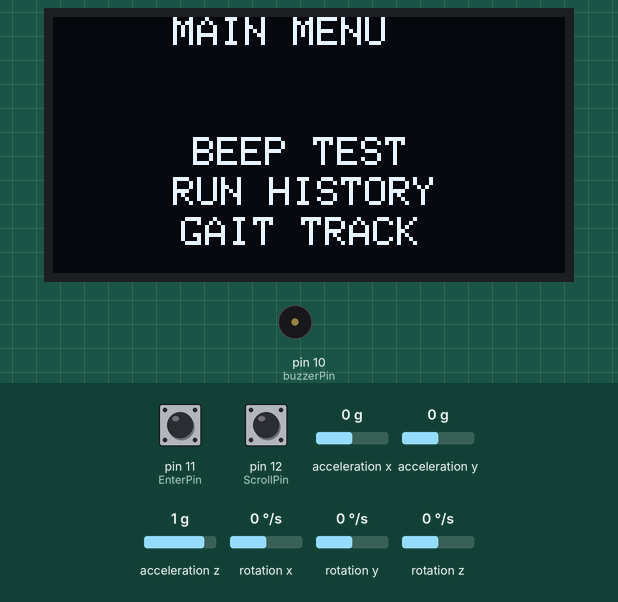
This sketch was run on a simulated Arduino Uno, built with avr-gcc and run on an emulated ATmega328P. On the bench: 128×64 one-colour display, buzzer (waves = sounding, pin HIGH). The test bench sets the inputs (shaded band); at power-on: pin 12 (ScrollPin) HIGH, pin 11 (EnterPin) HIGH, acceleration x 0 g, acceleration y 0 g, acceleration z 1 g, rotation x 0 °/s, rotation y 0 °/s, rotation z 0 °/s.

Above: at 1.2 s.
1.3 s: pin 12 (ScrollPin) pulled LOW for 0.15 s
At 2.4 s:
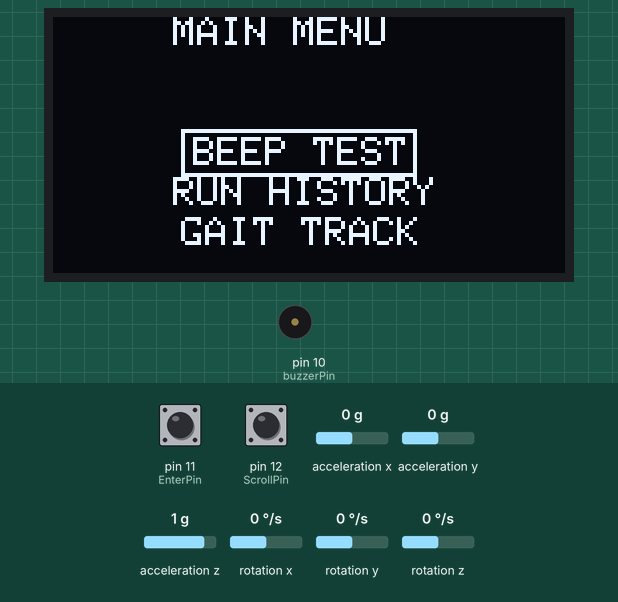
3.0 s: pin 11 (EnterPin) pulled LOW for 0.15 s
At 3.7 s:
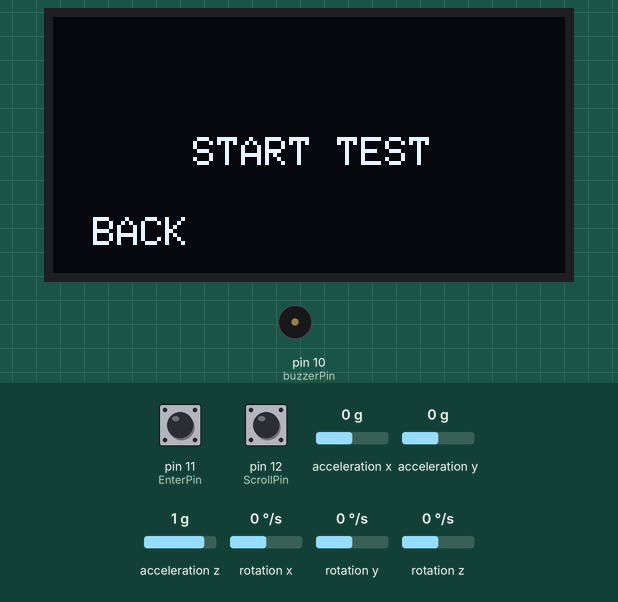
4.7 s: pin 12 (ScrollPin) pulled LOW for 1 s
At 6.4 s:
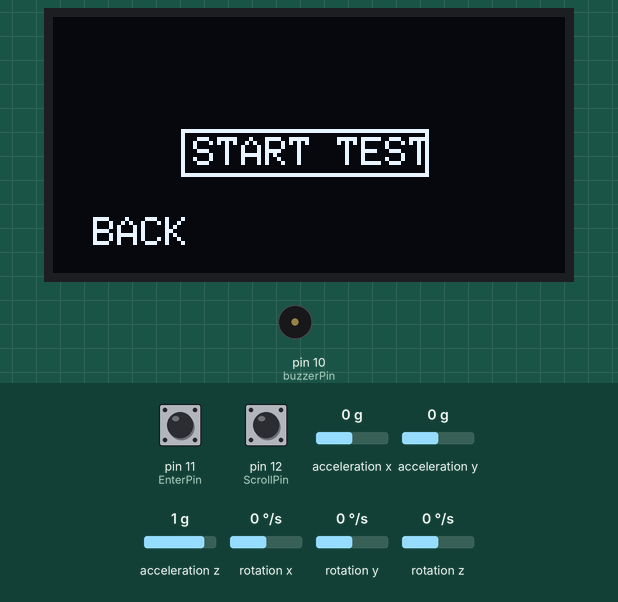
7.2 s: pin 11 (EnterPin) pulled LOW for 1 s
At 9.0 s:
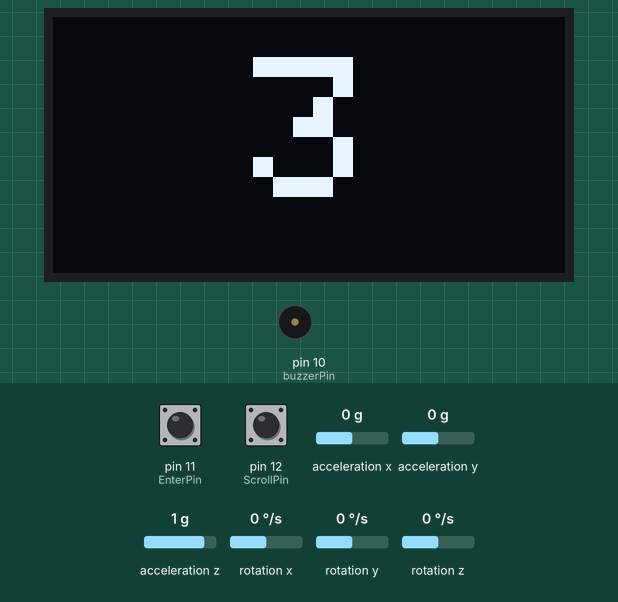
Timing chart, 0 to 10.5 s (numbered marks = the images above; inputs shaded):
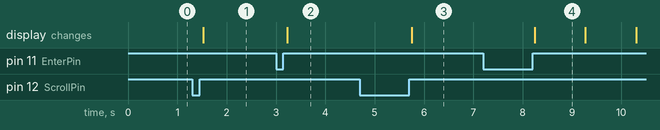

The sketch:

sketch_mar31a.ino
```cpp
#include <SPI.h>
#include <SoftwareSerial.h>
#include <Wire.h>
#include <Adafruit_GFX.h>
#include <Adafruit_SSD1306.h>
#include <math.h>
#include "I2Cdev.h"
#include "MPU6050.h"

#define OLED_RESET 8
Adafruit_SSD1306 display(OLED_RESET);

#if (SSD1306_LCDHEIGHT != 64)
#error("Height incorrect, please fix Adafruit_SSD1306.h!");
#endif

#define OUTPUT_READABLE_ACCELGYRO

/* Bluetooth */
SoftwareSerial BTSerial(2, 3); //Connect HC-06. Use your (TX, RX) settings

/* time */
#define SENDING_INTERVAL 1000
#define SENSOR_READ_INTERVAL 50
unsigned long prevSensoredTime = 0;
unsigned long curSensoredTime = 0;

/* Data buffer */
#define ACCEL_BUFFER_COUNT 125
byte aAccelBuffer[ACCEL_BUFFER_COUNT];
int iAccelIndex = 2;

/* MPU-6050 sensor */
#define MPU6050_ACCEL_XOUT_H 0x3B // R
#define MPU6050_PWR_MGMT_1 0x6B // R/W
#define MPU6050_PWR_MGMT_2 0x6C // R/W
#define MPU6050_WHO_AM_I 0x75 // R
#define MPU6050_I2C_ADDRESS 0x68

typedef union accel_t_gyro_union {
	struct {
		uint8_t x_accel_h;
		uint8_t x_accel_l;
		uint8_t y_accel_h;
		uint8_t y_accel_l;
		uint8_t z_accel_h;
		uint8_t z_accel_l;
		uint8_t t_h;
		uint8_t t_l;
		uint8_t x_gyro_h;
		uint8_t x_gyro_l;
		uint8_t y_gyro_h;
		uint8_t y_gyro_l;
		uint8_t z_gyro_h;
		uint8_t z_gyro_l;
	} reg;

	struct {
		int x_accel;
		int y_accel;
		int z_accel;
		int temperature;
		int x_gyro;
		int y_gyro;
		int z_gyro;
	} value;
};


/**********************************************
**********  Variable declarations   ***********
***********************************************/

  int i = 0;
  int j = 0;
  const int ScrollPin = 12;
  const int EnterPin = 11;
  const int buzzerPin = 10;
  int clickLength = 0;
  int clickLength1 = 0;
  int Press = 100;
  int press2 = 400;
  int Click = 0;
  int ScrollClickCounts = 0;
  int EnterClickCounts = 0;
  int runFor = 60;
  int count;
  int count2;
  int x;
  int y;
  int ct = 0;
  boolean hasBeenPressed = false;
  boolean hasTiltedForward = false;
  boolean hasTiltedBackward = false;
  MPU6050 accelgyro;
  int16_t ax, ay, az;
  int16_t gx, gy, gz;


/**********************************************
****   setup() & loop() through arduino   *****
***********************************************/

void setup(){
  int error;
  uint8_t c;

  pinMode(EnterPin, INPUT_PULLUP);
  pinMode(ScrollPin, INPUT_PULLUP);
  pinMode(buzzerPin, OUTPUT);

  Serial.begin(9600);
  Wire.begin();
  BTSerial.begin(9600);  // set the data rate for the BT port

  display.begin(SSD1306_SWITCHCAPVCC, 0x3c);  // initialize with the I2C addr 0x3D (for the 128x64)
  display.clearDisplay();

    //error = MPU6050_read (MPU6050_WHO_AM_I, &c, 1);
    //error = MPU6050_read (MPU6050_PWR_MGMT_2, &c, 1);
    //MPU6050_write_reg (MPU6050_PWR_MGMT_1, 0);

    //initBuffer();
    accelgyro.initialize();
    DisplayMenu();
}

void loop(){
  /*curSensoredTime = millis();

  // Read from sensor
  if(curSensoredTime - prevSensoredTime > SENSOR_READ_INTERVAL) {
    readFromSensor();  // Read from sensor
    prevSensoredTime = curSensoredTime;

    // Send buffer data to remote
    if(iAccelIndex >= ACCEL_BUFFER_COUNT - 3) {
      sendToRemote();
      initBuffer();
      Serial.println("------------- Send 20 accel data to remote");
    }
  }*/

   accelgyro.getMotion6(&ax, &ay, &az, &gx, &gy, &gz);
    x = map(ax, -2048, 2048, -100, 100 );
    y = map(ay, -2048, 2048, -100, 100 );

    if(x>99 && !hasTiltedForward)
    {
       ct++;
       hasTiltedForward = true;
       hasTiltedBackward = false;
    }

    if(x<80 && !hasTiltedBackward)
    {
       ct++;
       hasTiltedBackward = true;
       hasTiltedForward = false;
    }

   while(digitalRead(ScrollPin) == LOW)
   {
      delay(100);
      count++;
      clickLength = clickLength + 100;
        if(count == 1 && !hasBeenPressed)
        {
             ScrollClickCounts++;
             hasBeenPressed = true;
        }
        else hasBeenPressed = false;
   }

   while(digitalRead(EnterPin) == LOW)
   {
      delay(100);
      count2++;
      clickLength1 = clickLength1 + 100;
        if(count2 == 1 && !hasBeenPressed)
        {
             EnterClickCounts++;
             hasBeenPressed = true;
        }
        else hasBeenPressed = false;
   }

  ScrollMenu();
  ClickMenu();

  clickLength = 0;
  clickLength1 = 0;
  count = 0;
  count2 = 0;

}

/**************************************************
 * BT Transaction
 **************************************************/
/*void sendToRemote() {
  // Write gabage bytes
  BTSerial.write( "accel" );
  // Write accel data
  BTSerial.write( (char*)aAccelBuffer );
  // Flush buffer
  //BTSerial.flush();
}

/**************************************************
 * Read data from sensor and save it
 **************************************************/
/*void readFromSensor() {
  int error;
  double dT;
  accel_t_gyro_union accel_t_gyro;

  error = MPU6050_read (MPU6050_ACCEL_XOUT_H, (uint8_t *) &accel_t_gyro, sizeof(accel_t_gyro));
  if(error != 0) {
    Serial.print(F("Read accel, temp and gyro, error = "));
    Serial.println(error,DEC);
  }

  uint8_t swap;
  #define SWAP(x,y) swap = x; x = y; y = swap
  SWAP (accel_t_gyro.reg.x_accel_h, accel_t_gyro.reg.x_accel_l);
  SWAP (accel_t_gyro.reg.y_accel_h, accel_t_gyro.reg.y_accel_l);
  SWAP (accel_t_gyro.reg.z_accel_h, accel_t_gyro.reg.z_accel_l);
  SWAP (accel_t_gyro.reg.t_h, accel_t_gyro.reg.t_l);
  SWAP (accel_t_gyro.reg.x_gyro_h, accel_t_gyro.reg.x_gyro_l);
  SWAP (accel_t_gyro.reg.y_gyro_h, accel_t_gyro.reg.y_gyro_l);
  SWAP (accel_t_gyro.reg.z_gyro_h, accel_t_gyro.reg.z_gyro_l);

  // Print the raw acceleration values
  Serial.print(F("accel x,y,z: "));
  Serial.print(accel_t_gyro.value.x_accel, DEC);
  Serial.print(F(", "));
  Serial.print(accel_t_gyro.value.y_accel, DEC);
  Serial.print(F(", "));
  Serial.print(accel_t_gyro.value.z_accel, DEC);
  Serial.print(F(", at "));
  Serial.print(iAccelIndex);
  Serial.println(F(""));

  if(iAccelIndex < ACCEL_BUFFER_COUNT && iAccelIndex > 1) {
    int tempX = accel_t_gyro.value.x_accel;
    int tempY = accel_t_gyro.value.y_accel;
    int tempZ = accel_t_gyro.value.z_accel;

    char temp = (char)(tempX >> 8);
    if(temp == 0x00)
      temp = 0x7f;
    aAccelBuffer[iAccelIndex] = temp;
    iAccelIndex++;
    temp = (char)(tempX);
    if(temp == 0x00)
      temp = 0x01;
    aAccelBuffer[iAccelIndex] = temp;
    iAccelIndex++;

    temp = (char)(tempY >> 8);
    if(temp == 0x00)
      temp = 0x7f;
    aAccelBuffer[iAccelIndex] = temp;
    iAccelIndex++;
    temp = (char)(tempY);
    if(temp == 0x00)
      temp = 0x01;
    aAccelBuffer[iAccelIndex] = temp;
    iAccelIndex++;

    temp = (char)(tempZ >> 8);
    if(temp == 0x00)
      temp = 0x7f;
    aAccelBuffer[iAccelIndex] = temp;
    iAccelIndex++;
    temp = (char)(tempZ);
    if(temp == 0x00)
      temp = 0x01;
    aAccelBuffer[iAccelIndex] = temp;
    iAccelIndex++;
  }
}*/

/**************************************************
 * MPU-6050 Sensor read/write
 **************************************************/
/*int MPU6050_read(int start, uint8_t *buffer, int size)
{
	int i, n, error;

	Wire.beginTransmission(MPU6050_I2C_ADDRESS);

	n = Wire.write(start);
	if (n != 1)
		return (-10);

	n = Wire.endTransmission(false); // hold the I2C-bus
	if (n != 0)
		return (n);

	// Third parameter is true: relase I2C-bus after data is read.
	Wire.requestFrom(MPU6050_I2C_ADDRESS, size, true);
	i = 0;
	while(Wire.available() && i<size)
	{
		buffer[i++]=Wire.read();
	}
	if ( i != size)
		return (-11);
	return (0); // return : no error
}

int MPU6050_write(int start, const uint8_t *pData, int size)
{
	int n, error;

	Wire.beginTransmission(MPU6050_I2C_ADDRESS);

	n = Wire.write(start); // write the start address
	if (n != 1)
		return (-20);

	n = Wire.write(pData, size); // write data bytes
	if (n != size)
		return (-21);

	error = Wire.endTransmission(true); // release the I2C-bus
	if (error != 0)
		return (error);
	return (0); // return : no error
}

int MPU6050_write_reg(int reg, uint8_t data)
{
	int error;
	error = MPU6050_write(reg, &data, 1);
	return (error);
}*/


/**************************************************
 * Utilities
 **************************************************/
/*void initBuffer() {
  iAccelIndex = 2;
  for(int i=iAccelIndex; i<ACCEL_BUFFER_COUNT; i++) {
    aAccelBuffer[i] = 0x00;
  }
  aAccelBuffer[0] = 0xfe;
  aAccelBuffer[1] = 0xfd;
  aAccelBuffer[122] = 0xfd;
  aAccelBuffer[123] = 0xfe;
  aAccelBuffer[124] = 0x00;
}*/


/************************************************
***********  HIGH FUNCTION METHODS   ************
*************************************************/

void DisplayMenu(){

  display.clearDisplay();
  display.setCursor(30,0);
  display.setTextColor(WHITE);
  display.setTextSize(1);
  display.setTextWrap(false);
  display.print("MAIN MENU");
  display.setCursor(35,30);
  display.print("BEEP TEST");
  display.setCursor(30,40);
  display.print("RUN HISTORY");
  display.setCursor(32,50);
  display.print("GAIT TRACK");
  display.display();

}

void ScrollMenu(){
  if(ScrollClickCounts > 0 && EnterClickCounts == 0)
  {
        if(clickLength >= Press)
        {
            i=i+1;
            if ( i == 4 )
            {
               i = 1;
            }
            display.drawRect(32,28,59,12,BLACK);
            display.drawRect(28,38,70,12,BLACK);
            display.drawRect(28,48,66,12,BLACK);
            switch(i)
            {
               case 1 :  display.drawRect(32,28,59,12,WHITE); break;
               case 2 :  display.drawRect(28,38,70,12,WHITE); break;
               case 3 :  display.drawRect(28,48,66,12,WHITE); break;
            }
            display.display();
       }
  }
  if( EnterClickCounts > 0 && ScrollClickCounts > 0 )
  {
         if(clickLength >= Press)
         {
            j=j+1;
            if ( j == 3 )
            {
               j = 1;
            }
            display.drawRect(32,28,62,12,BLACK);
            display.drawRect(8,48,40,12,BLACK);
            switch(j)
            {
               case 1 :  display.drawRect(32,28,62,12,WHITE); break;
               case 2 :  display.drawRect(8,48,40,12,WHITE); break;
            }
            display.display();
         }
  }
}

void ClickMenu(){
  if( EnterClickCounts == 1)
  {
        if (clickLength1 >= Press)
        {
          switch (i)
          {
             case 1: BeepTest(); break;
             case 2: RunHistory(); break;
             case 3: countSteps(); break;
          }
        }
          display.display();
  }
  if(EnterClickCounts > 1)
  {
        if (clickLength1 >= Press)
        {
           switch (j)
           {
             case 1: StartBeepTest(); break;
             case 2: DisplayMenu(); break;
           }
        }
    }
}

/************************************************
***********  LOW FUNCTION METHODS   *************
*************************************************/

void BeepTest(){

  display.clearDisplay();
  display.setCursor(35,30);
  display.setTextColor(WHITE);
  display.setTextSize(1);
  display.setTextWrap(false);
  display.print("START TEST");
  display.setCursor(10,50);
  display.print("BACK");
  display.display();

}

void RunHistory(){
  display.clearDisplay();
  display.setCursor(10,0);
  display.setTextColor(WHITE);
  display.setTextSize(1);
  display.setTextWrap(false);
  display.print("Last run:  ");
  display.setCursor(10,20);
  display.print("Total run distance:  ");
  display.setCursor(10,50);
  display.print("BACK");
  display.display();
}

void CaloriesBurntToday(){
  display.clearDisplay();
  display.setCursor(0,10);
  display.setTextColor(WHITE);
  display.setTextSize(1);
  display.setTextWrap(false);
  display.print(" Calories Burnt:   ");
  display.setCursor(10,50);
  display.print("BACK");
  display.display();
}

void StartBeepTest() {

    display.clearDisplay();
    display.setCursor(50,10);
    display.setTextColor(WHITE);
    display.setTextSize(5);
    display.setTextWrap(false);
    display.print("3");
    display.display();
    delay(1000);

    display.clearDisplay();
    display.setCursor(50,10);
    display.setTextColor(WHITE);
    display.setTextSize(5);
    display.setTextWrap(false);
    display.print("2");
    display.display();
    delay(1000);

    display.clearDisplay();
    display.setCursor(50,10);
    display.setTextColor(WHITE);
    display.setTextSize(5);
    display.setTextWrap(false);
    display.print("1");
    display.display();
    delay(1000);

          for (runFor=runFor; runFor > 10; runFor=runFor-10 )
          {

              for(int timer = runFor; timer > 0; --timer)
              {
                     display.clearDisplay();
                     display.setCursor(20,32);
                     display.setTextColor(WHITE);
                     display.setTextWrap(false);
                     display.setTextSize(1);
                     display.print(timer);
                     display.display();
                     delay(1000);

              }

          digitalWrite(buzzerPin, HIGH);
          delay(1000);
          digitalWrite(buzzerPin, LOW);

          display.setCursor(30,18);
          display.setTextColor(WHITE);
          display.setTextSize(1);
          display.setTextWrap(false);
          display.print("NEXT LAP");
          display.display();
          delay(1000);
          }

   display.clearDisplay();
   display.setCursor(0,0);
   display.setTextColor(WHITE);
   display.setTextSize(2);
   display.setTextWrap(false);
   display.print("TIMER ALERT!");
   display.display();
   delay(2000);

}

void countSteps(){

                display.clearDisplay();
                display.setTextSize(1);
                display.setTextColor(WHITE);
                display.setCursor(0,0);
                display.print("Steps: ");
                display.println(ct);
                display.display();
}
```

Measured:
- after the input at 1.3 s, the display: changes after 0.23 s (image 1)
- after the input at 3.0 s, the display: changes after 0.23 s (image 2)
- after the input at 4.7 s, the display: changes after 1.1 s (image 3)
- after the input at 7.2 s, the display: changes after 1.0 s (image 4)
- what the display in image 4 shows lasts 1.1 s, from 8.2 s to 9.3 s
